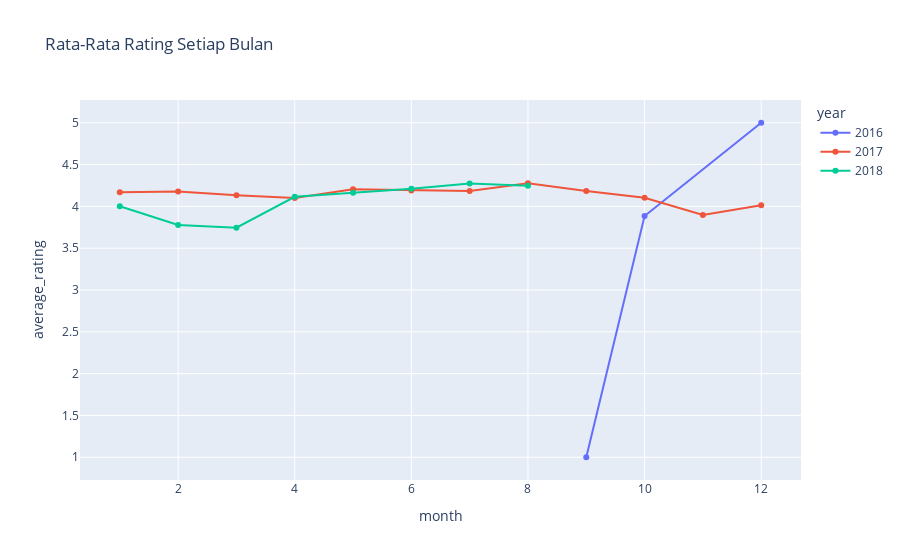

Source (notebook cell):
### Markdown cell above
### Pertanyaan 2: Bagaimana rating rata-rata pelanggan terhadap pelayanan yang disediakan e-commerce dalam rentang bulan tertentu?

### Code cell
average_rating_in_month_plot = px.line(average_rating_in_month, x='month', y='average_rating', color='year', title='Rata-Rata Rating Setiap Bulan', markers=True)
average_rating_in_month_plot.show()

### Figure 1 — Plotly figure (JSON) as saved in the notebook; plotly's stock layout.template omitted (floating-point values rounded to 4 significant figures)
{"data": [{"hovertemplate": "year=2016<br>month=%{x}<br>average_rating=%{y}<extra></extra>", "legendgroup": "2016", "line": {"color": "#636efa", "dash": "solid"}, "marker": {"symbol": "circle"}, "mode": "markers+lines", "name": "2016", "orientation": "v", "showlegend": true, "type": "scatter", "x": [9, 10, 12], "xaxis": "x", "y": [1, 3.884, 5], "yaxis": "y"}, {"hovertemplate": "year=2017<br>month=%{x}<br>average_rating=%{y}<extra></extra>", "legendgroup": "2017", "line": {"color": "#EF553B", "dash": "solid"}, "marker": {"symbol": "circle"}, "mode": "markers+lines", "name": "2017", "orientation": "v", "showlegend": true, "type": "scatter", "x": [1, 2, 3, 4, 5, 6, 7, 8, 9, 10, 11, 12], "xaxis": "x", "y": [4.169, 4.178, 4.132, 4.099, 4.203, 4.191, 4.183, 4.278, 4.185, 4.104, 3.896, 4.013], "yaxis": "y"}, {"hovertemplate": "year=2018<br>month=%{x}<br>average_rating=%{y}<extra></extra>", "legendgroup": "2018", "line": {"color": "#00cc96", "dash": "solid"}, "marker": {"symbol": "circle"}, "mode": "markers+lines", "name": "2018", "orientation": "v", "showlegend": true, "type": "scatter", "x": [1, 2, 3, 4, 5, 6, 7, 8], "xaxis": "x", "y": [4.001, 3.778, 3.745, 4.115, 4.164, 4.212, 4.275, 4.248], "yaxis": "y"}], "layout": {"legend": {"title": {"text": "year"}, "tracegroupgap": 0}, "title": {"text": "Rata-Rata Rating Setiap Bulan"}, "xaxis": {"anchor": "y", "domain": [0, 1], "title": {"text": "month"}}, "yaxis": {"anchor": "x", "domain": [0, 1], "title": {"text": "average_rating"}}}}
